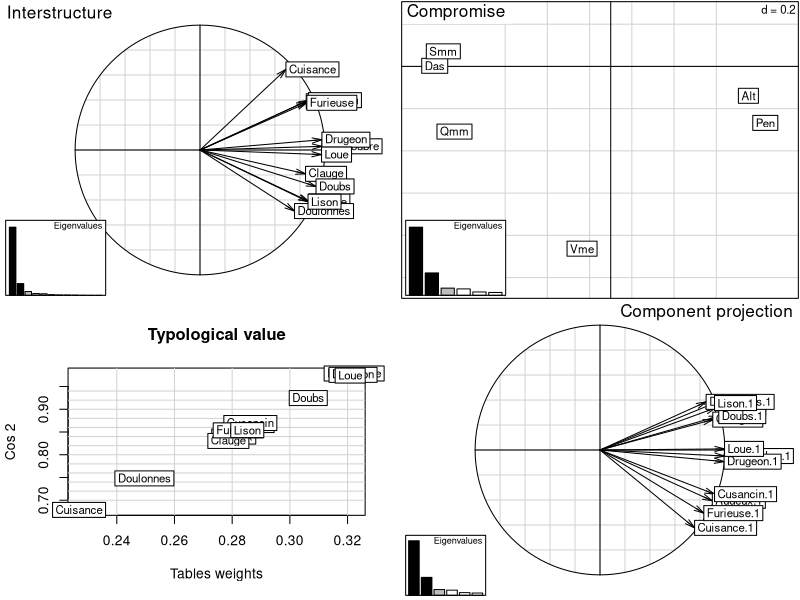
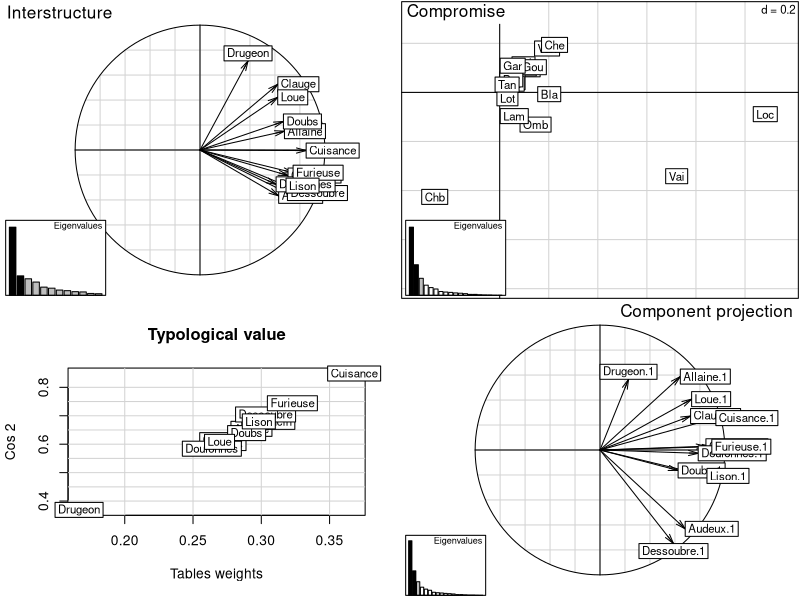
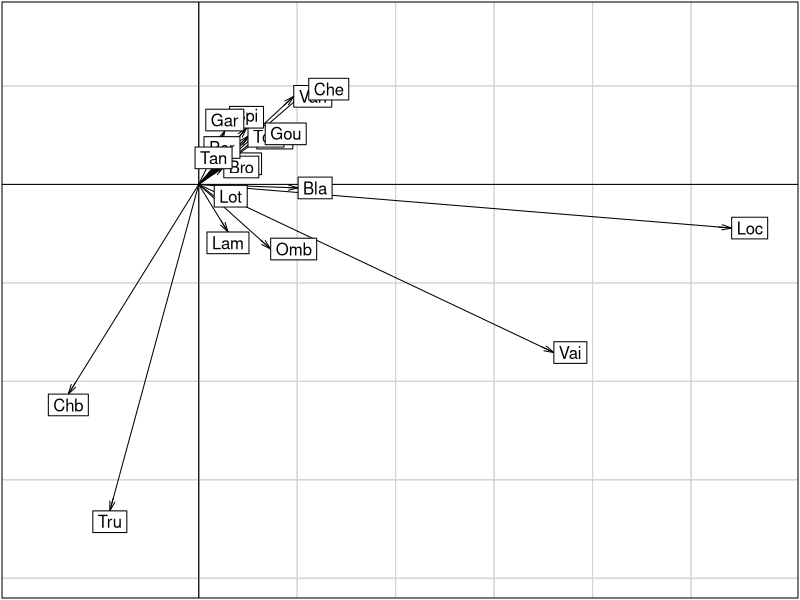
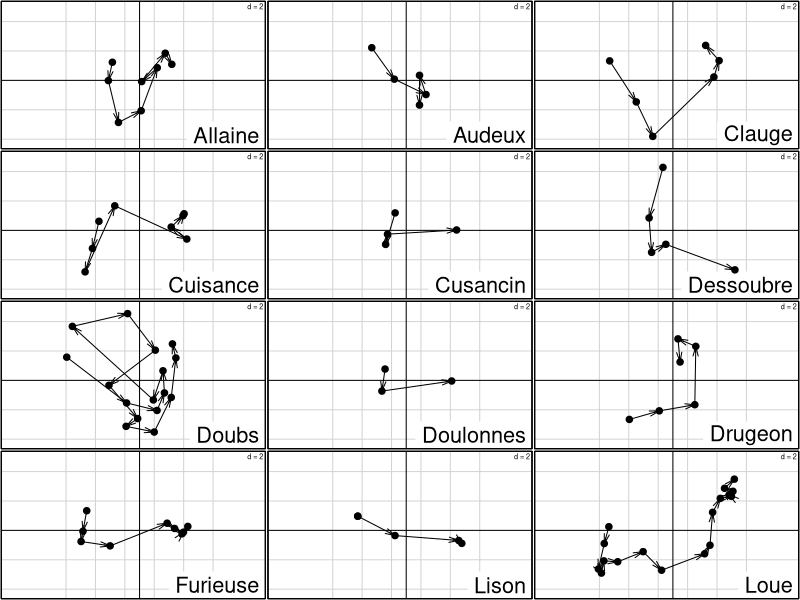

R code for these plots, in order:
library(ade4)


### Name: statis
### Title: STATIS, a method for analysing K-tables
### Aliases: statis print.statis plot.statis
### Keywords: multivariate

### ** Examples

data(jv73)
kta1 <- ktab.within(withinpca(jv73$morpho, jv73$fac.riv, scann = FALSE))
statis1 <- statis(kta1, scann = FALSE)
plot(statis1)

dudi1 <- dudi.pca(jv73$poi, scann = FALSE, scal = FALSE)
wit1 <- wca(dudi1, jv73$fac.riv, scann = FALSE)
kta3 <- ktab.within(wit1)
data(jv73)
statis3 <- statis(kta3, scann = FALSE)
plot(statis3)

if(adegraphicsLoaded()) {
  s.arrow(statis3$C.li, pgrid.text.cex = 0)
  kplot(statis3, traj = TRUE, arrow = FALSE, plab.cex = 0, psub.cex = 3, ppoi.cex = 3)
} else {
  s.arrow(statis3$C.li, cgrid = 0)
  kplot(statis3, traj = TRUE, arrow = FALSE, unique = TRUE, 
    clab = 0, csub = 3, cpoi = 3)
}

statis3
